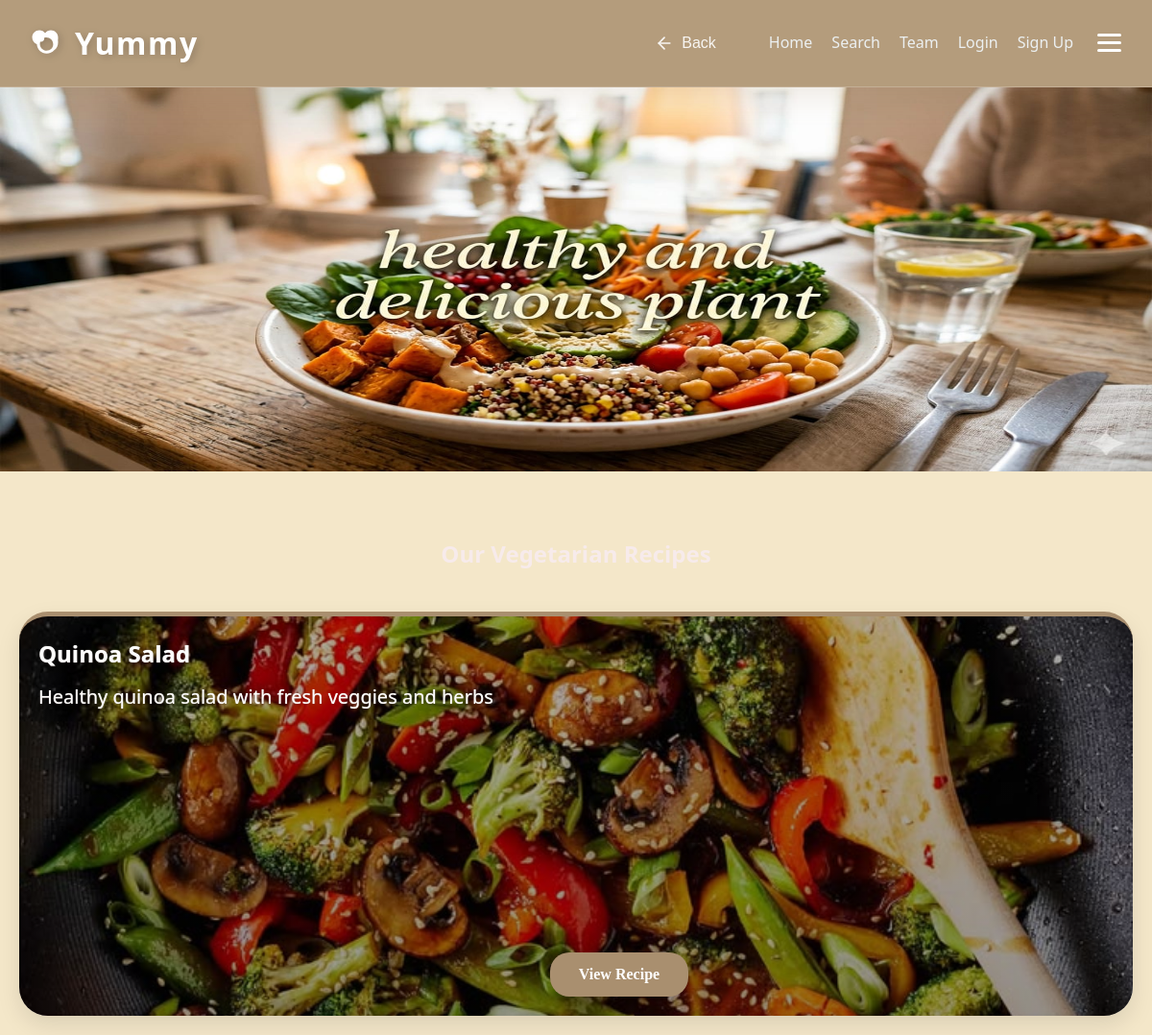
The app's page /vegetarian/ with its own data.
### recipes/models.py (models this page shows, shortened)
class Recipe(models.Model):
    DIET_CHOICES = [
        ('all', 'General / Non-Specific'),
        ('keto', 'Keto Friendly'),
        ('vegan', 'Vegan / Vegetarian'),
        ('protein', 'High Protein'),
        ('gluten-free', 'Gluten-Free'),
    ]
    title = models.CharField(max_length=200, verbose_name="Recipe Title")
    slug = models.SlugField(unique=True, blank=True, null=True)
    description = models.TextField(help_text="Briefly describe the dish")
    ingredients = models.TextField(help_text="Separate ingredients with a comma or new line")
    instructions = models.TextField()
    image = models.ImageField(upload_to='recipes/%Y/%m/%d/', default='default_recipe.jpg')
    category = models.ForeignKey(Category, on_delete=models.SET_NULL, null=True, related_name='recipes')
    author = models.ForeignKey(User, on_delete=models.CASCADE, related_name='my_recipes')
    diet_type = models.CharField(max_length=20, choices=DIET_CHOICES, default='all',null=True,blank=True)
    prep_time = models.PositiveIntegerField(default=30, help_text="Preparation time in minutes",null=True,blank=True)
    calories = models.PositiveIntegerField(default=500, help_text="Calories per serving",null=True,blank=True)
    created_at = models.DateTimeField(auto_now_add=True)
    updated_at = models.DateTimeField(auto_now=True)
    class Meta:
        ordering = ['-created_at']
        verbose_name = "Recipe"
        verbose_name_plural = "Recipes"

### recipes/views.py (the view, shortened to what this page needs)
# urls.py: path("vegetarian/", views.category_detail, {'category_name': 'Vegetarian'}, name="vegetarian"),
def category_detail(request, category_name):
    category_slug = category_name.lower().replace("-", " ").strip()
    favorite_recipe_ids = []
    if request.user.is_authenticated:
        favorite_recipe_ids = Favorite.objects.filter(user=request.user).values_list('recipe_id', flat=True)
    category_obj = get_object_or_404(Category, name__iexact=category_slug)
    recipes = Recipe.objects.filter(category=category_obj)
    category_slug = category_slug.lower()
    clean_name = category_slug.replace(" ", "_").replace("-", "_")
    simple_name = category_slug.replace(" ", "").replace("-", "")
    hub_templates = {
        'bakery': 'recipes/bakery/bakery.html',
        'main dish': 'recipes/main_dish/maindish.html',
        'healthy': 'recipes/healthy/Healthy Food.html',
        'drinks': 'recipes/drinks/drinks.html',
        'dessert': 'recipes/desserts/dessert.html',
        'appetizers': 'recipes/appetizers/appetizers.html',
    }
    template_name = hub_templates.get(category_slug)
    if not template_name:
        possible_templates = [
            f"recipes/{clean_name}/{clean_name}.html",
            f"recipes/{clean_name}/{simple_name}.html",
            f"recipes/main_dish/{clean_name}.html",
            f"recipes/main_dish/{simple_name}.html",
            f"recipes/bakery/{clean_name}.html",
            f"recipes/bakery/{simple_name}.html",
            f"recipes/{clean_name}s/{clean_name}.html",
            f"recipes/drinks/{clean_name}.html",
            f"recipes/desserts/{clean_name}.html",
            f"recipes/bakery/macrons.html" if clean_name == "macarons" else None,
        ]
        possible_templates = [t for t in possible_templates if t]
        template_name = None
        for t in possible_templates:
            try:
                get_template(t)
                template_name = t
                break
            except TemplateDoesNotExist:
                continue
        if not template_name:
            template_name = "recipes/recipes.html"
    return render(request, template_name, {
        "recipes": recipes,
        "category": category_obj.name,
        "category_obj": category_obj,
        "favorite_recipe_ids": favorite_recipe_ids
    })

### recipes/templates/recipes/main_dish/Vegetarian.html (shortened to what this page needs)
{% load static %}
<!DOCTYPE html>
<html lang="en">
<head>
    <link rel="stylesheet" href="{% static 'css/style.css' %}" />
    <link rel="stylesheet" href="{% static 'css/maindish.css' %}">
</head>
<body>
    <div id="navbar">
                <nav class="main-nav">
            <div class="nav-left">
                <a href="{% url 'home' %}" class="logo" style="text-decoration: none;">
                    Yummy
                </a>
            </div>
            <div class="nav-right">
                <button class="nav-back-btn" onclick="window.history.back()" aria-label="Go Back">
                    <svg width="20" height="20" viewBox="0 0 24 24" fill="none" stroke="currentColor" stroke-width="2" stroke-linecap="round" stroke-linejoin="round">
                        <line x1="19" y1="12" x2="5" y2="12"></line>
                        <polyline points="12 19 5 12 12 5"></polyline>
                    </svg>
                    <span>Back</span>
                </button>
                <ul class="nav-links">
                    <li><a href="{% url 'home' %}">Home</a></li>
                    <li><a href="{% url 'search' %}">Search</a></li>
                    <li><a href="{% url 'cover' %}">Team</a></li>
                    {% if user.is_authenticated %}
                        <li><a href="{% url 'favorites' %}">Favorites</a></li>
                        {% if user.is_staff %}
                            <li><a href="{% url 'admin_recipe' %}">Admin</a></li>
                            <li><a href="{% url 'add_recipe' %}">Add Recipe</a></li>
                        {% endif %}
                        <li><a href="{% url 'logout' %}">Logout</a></li>
                    {% else %}
                        <li><a href="{% url 'login' %}">Login</a></li>
                        <li><a href="{% url 'signup' %}">Sign Up</a></li>
                    {% endif %}
                </ul>
                <div class="menu-icon" id="menu-icon-btn">
                    <div class="bar"></div>
                    <div class="bar"></div>
                    <div class="bar"></div>
                </div>
            </div>
        </nav>
    </div>
    <div class="banner">
        <img src="{% static 'maindish/Vegetarian-banner.jfif' %}" style="width:100%; height:400px; margin-bottom:30px;">
    </div>
    <h2 class="h2">Our Vegetarian Recipes</h2>
    <div class="recipes-container">
        {% for recipe in recipes %}
        <div class="recipe-card" id="recipe-{{ recipe.pk }}"
            style="background-image: linear-gradient(rgba(0,0,0,0.3), rgba(0,0,0,0.4)), url('{{ recipe.image.url }}'); background-size: cover; background-position: center;"
            onclick="openCard(event, 'recipe-{{ recipe.pk }}-card')">
            <h2>{{ recipe.title }}</h2>
            <p>{{ recipe.description|truncatewords:15 }}</p>
            <a href="javascript:void(0)" class="btn-main" onclick="openCard(event, 'recipe-{{ recipe.pk }}-card')">View
                Recipe</a>
        </div>
        {% empty %}
        <p style="text-align: center; grid-column: 1/-1;">No vegetarian recipes found yet. Add some in the Admin panel!
        </p>
        {% endfor %}
    </div>
</body>
</html>

### recipes/static/css/style.css (style rules this page uses)
:root { --cashmere-brown: #B79986; --silk-white: #f2e7df; --biscuit-glaze: #DCC4B5; --dark-oak: #4E443F; --pure-white: #ffffff; --primary-color: var(--cashmere-brown); --primary-hover: var(--biscuit-glaze); --bg-color: var(--silk-white); --card-bg: var(--pure-white); --text-main: var(--dark-oak); --text-muted: #8E827C; --border-radius: 12px; --shadow-lg: 0 8px 20px rgba(183, 153, 134, 0.1); --transition: all 0.3s ease; }
* { margin: 0; padding: 0; box-sizing: border-box; }
body { font-family: "Segoe UI", Tahoma, Geneva, Verdana, sans-serif; line-height: 1.6; background-color: var(--bg-color); color: var(--text-main); }
#navbar { position: sticky; top: 0; z-index: 1000; background-color: color-mix(in srgb, var(--primary-color) 85%, transparent); backdrop-filter: blur(12px); -webkit-backdrop-filter: blur(12px); border-bottom: 1px solid rgba(255, 255, 255, 0.2); box-shadow: 0 8px 32px color-mix(in srgb, var(--primary-color) 20%, transparent); padding: 1.2rem 2rem; transition: var(--transition); }
.main-nav { display: flex; justify-content: space-between; align-items: center; max-width: 1200px; margin: 0 auto; }
.nav-right { display: flex; align-items: center; gap: 25px; }
.logo { display: flex; align-items: center; gap: 10px; color: #fff; font-size: 2rem; font-weight: 900; letter-spacing: 1.5px; text-shadow: 2px 2px 8px rgba(0, 0, 0, 0.2); transition: transform 0.3s ease; }
.logo svg { width: 36px; height: 36px; filter: drop-shadow(2px 2px 4px rgba(0, 0, 0, 0.2)); }
.nav-left { display: flex; align-items: center; }
.nav-back-btn { display: flex; align-items: center; gap: 8px; background: transparent !important; color: white !important; border: none; font-weight: 500; font-size: 1rem; cursor: pointer; padding: 5px 10px; border-radius: 8px; transition: var(--transition); opacity: 0.9; }
.nav-back-btn svg { transition: transform 0.3s ease; }
.nav-links { display: flex; list-style: none; }
.nav-links li { margin-left: 20px; }
.nav-links a { color: #ecf0f1; text-decoration: none; font-weight: 500; position: relative; padding-bottom: 4px; transition: var(--transition); }
.nav-links a::after { content: ''; position: absolute; width: 0; height: 2px; bottom: 0; left: 0; background-color: var(--primary-hover); transition: width 0.3s ease; }
button, .btn-main { background-color: var(--primary-color) !important; color: white !important; padding: 12px 25px; border: none; border-radius: var(--input-radius); font-weight: bold; cursor: pointer; transition: var(--transition); text-decoration: none; display: inline-block; text-align: center; }
.recipes-container { display: grid; grid-template-columns: repeat( 3,1fr); gap: 25px; padding: 20px; max-width: 1200px; margin: 0 auto; }
.recipe-card { background: var(--card-bg); border-radius: var(--border-radius); padding: 25px; box-shadow: var(--shadow-lg); transition: var(--transition); border-top: 5px solid var(--primary-color); }
.nav-links { display: flex !important; list-style: none; }
.menu-icon { cursor: pointer; display: flex; flex-direction: column; justify-content: center; gap: 5px; transition: transform 0.3s ease; }
.bar { width: 25px; height: 3px; background-color: white; border-radius: 2px; transition: background-color 0.3s ease; }
.recipes-container { display: grid; grid-template-columns: repeat(3, 1fr); gap: 35px; padding: 25px; max-width: 1200px; margin: 0 auto; }

### records on screen
Recipe: image (picture), title "Quinoa Salad", description "Healthy quinoa salad with fresh veggies and herbs"
